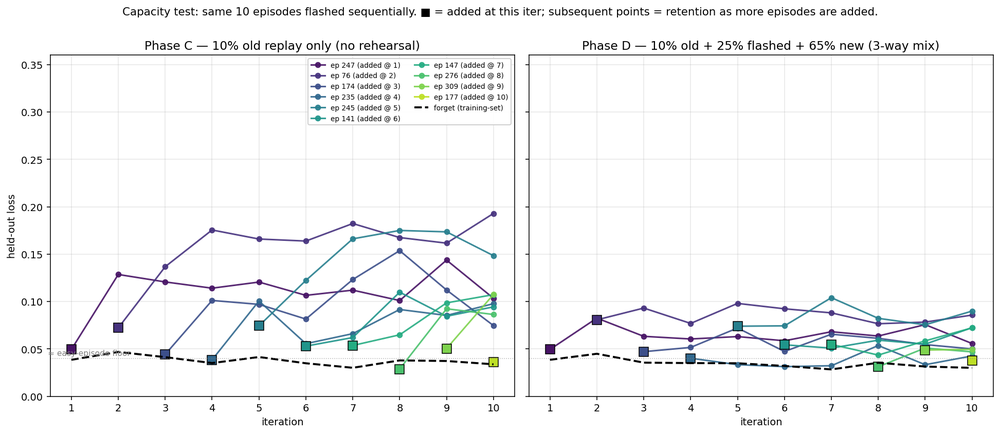
#> input picture src/lerobot/policies/hvla/research/flash_dagger/phase_cd_compare.png, 1000 x 434 px, shrunk from 1945 x 845 before the run; its folder holds only this picture in this run
$ python -i depth_edge_processor.py   (imports and definitions only)   (older library calls are emulated)
#> lines starting #> are read from the running program, lines starting #| are printed output that depends on the picture; after the words box and inside, x2 and y2 are one past the last pixel; in counts of white or black regions, pixels touching at a corner belong together
### src/lerobot/processor/pipeline.py
#!/usr/bin/env python

# Copyright 2025 The HuggingFace Inc. team. All rights reserved.
#
# Licensed under the Apache License, Version 2.0 (the "License");
# you may not use this file except in compliance with the License.
# You may obtain a copy of the License at
#
#     http://www.apache.org/licenses/LICENSE-2.0
#
# Unless required by applicable law or agreed to in writing, software
# distributed under the License is distributed on an "AS IS" BASIS,
# WITHOUT WARRANTIES OR CONDITIONS OF ANY KIND, either express or implied.
# See the License for the specific language governing permissions and
# limitations under the License.

"""
This module defines a generic, sequential data processing pipeline framework, primarily designed for
transforming robotics data (observations, actions, rewards, etc.).

The core components are:
- ProcessorStep: An abstract base class for a single data transformation operation.
- ProcessorStepRegistry: A mechanism to register and retrieve ProcessorStep classes by name.
- DataProcessorPipeline: A class that chains multiple ProcessorStep instances together to form a complete
  data processing workflow. It integrates with the Hugging Face Hub for easy sharing and versioning of
  pipelines, including their configuration and state.
- Specialized abstract ProcessorStep subclasses (e.g., ObservationProcessorStep, ActionProcessorStep)
  to simplify the creation of steps that target specific parts of a data transition.
"""

from __future__ import annotations

import importlib
import json
import os
import re
from abc import ABC, abstractmethod
from collections.abc import Callable, Iterable, Sequence
from copy import deepcopy
from dataclasses import dataclass, field
from pathlib import Path
from typing import Any, Generic, TypedDict, TypeVar, cast

import torch
from huggingface_hub import hf_hub_download
from safetensors.torch import load_file, save_file

from lerobot.configs import PipelineFeatureType, PolicyFeature
from lerobot.types import EnvAction, EnvTransition, PolicyAction, RobotAction, RobotObservation, TransitionKey
from lerobot.utils.constants import HF_LEROBOT_HOME
from lerobot.utils.hub import HubMixin

from .converters import batch_to_transition, create_transition, transition_to_batch

# Generic type variables for pipeline input and output.
TInput = TypeVar("TInput")
TOutput = TypeVar("TOutput")


class ProcessorStepRegistry:
    """A registry for ProcessorStep classes to allow instantiation from a string name.

    This class provides a way to map string identifiers to `ProcessorStep` classes,
    which is useful for deserializing pipelines from configuration files without

    hardcoding class imports.
    """

    _registry: dict[str, type] = {}

    @classmethod
    def register(cls, name: str | None = None):
        """A class decorator to register a ProcessorStep.

        Args:
            name: The name to register the class under. If None, the class's `__name__` is used.

        Returns:
            A decorator function that registers the class and returns it.

        Raises:
            ValueError: If a step with the same name is already registered.
        """

        def decorator(step_class: type) -> type:
            """The actual decorator that performs the registration."""
            registration_name = name if name is not None else step_class.__name__

            if registration_name in cls._registry:
                raise ValueError(
                    f"Processor step '{registration_name}' is already registered. "
                    f"Use a different name or unregister the existing one first."
                )

            cls._registry[registration_name] = step_class
            # Store the registration name on the class for easy lookup during serialization.
            step_class._registry_name = registration_name
            return step_class

        return decorator

    # [40 lines left out: functions get, unregister, list, clear, not called in this run]


class ProcessorStep(ABC):
    """Abstract base class for a single step in a data processing pipeline.

    Each step must implement the `__call__` method to perform its transformation
    on a data transition and the `transform_features` method to describe how it
    alters the shape or type of data features.

    Subclasses can optionally be stateful by implementing `state_dict` and `load_state_dict`.
    """

    _current_transition: EnvTransition | None = None

    # [52 lines left out: functions transition, __call__, get_config, state_dict, load_state_dict, not called in this run]

    def reset(self) -> None:
        """Resets the internal state of the processor step, if any."""
        return None

    # [16 lines left out: function transform_features, not called in this run]


class ProcessorKwargs(TypedDict, total=False):
    """A TypedDict for optional keyword arguments used in pipeline construction."""

    to_transition: Callable[[dict[str, Any]], EnvTransition] | None
    to_output: Callable[[EnvTransition], Any] | None
    name: str | None
    before_step_hooks: list[Callable[[int, EnvTransition], None]] | None
    after_step_hooks: list[Callable[[int, EnvTransition], None]] | None


class ProcessorMigrationError(Exception):
    """Raised when a model needs migration to the processor format"""

    # [8 lines left out: function __init__, not called in this run]


@dataclass
class DataProcessorPipeline(Generic[TInput, TOutput], HubMixin):
    """A sequential pipeline for processing data, integrated with the Hugging Face Hub.

    This class chains together multiple `ProcessorStep` instances to form a complete
    data processing workflow. It's generic, allowing for custom input and output types,
    which are handled by the `to_transition` and `to_output` converters.

    Attributes:
        steps: A sequence of `ProcessorStep` objects that make up the pipeline.
        name: A descriptive name for the pipeline.
        to_transition: A function to convert raw input data into the standardized `EnvTransition` format.
        to_output: A function to convert the final `EnvTransition` into the desired output format.
        before_step_hooks: A list of functions to be called before each step is executed.
        after_step_hooks: A list of functions to be called after each step is executed.
    """

    steps: Sequence[ProcessorStep] = field(default_factory=list)
    name: str = "DataProcessorPipeline"

    to_transition: Callable[[TInput], EnvTransition] = field(
        default_factory=lambda: cast(Callable[[TInput], EnvTransition], batch_to_transition), repr=False
    )
    to_output: Callable[[EnvTransition], TOutput] = field(
        default_factory=lambda: cast(Callable[[EnvTransition], TOutput], transition_to_batch),
        repr=False,
    )

    before_step_hooks: list[Callable[[int, EnvTransition], None]] = field(default_factory=list, repr=False)
    after_step_hooks: list[Callable[[int, EnvTransition], None]] = field(default_factory=list, repr=False)

    # [927 lines left out: functions __call__, _forward, step_through, _save_pretrained, save_pretrained, from_pretrained and 10 more, not called in this run]

    def __len__(self) -> int:
        """Returns the number of steps in the pipeline."""
        return len(self.steps)

    # [214 lines left out: functions __getitem__, register_before_step_hook, unregister_before_step_hook, register_after_step_hook, unregister_after_step_hook, reset and 10 more, not called in this run]


# Type aliases for semantic clarity.
RobotProcessorPipeline = DataProcessorPipeline[TInput, TOutput]
PolicyProcessorPipeline = DataProcessorPipeline[TInput, TOutput]


class ObservationProcessorStep(ProcessorStep, ABC):
    """An abstract `ProcessorStep` that specifically targets the observation in a transition."""

    # [24 lines left out: functions observation, __call__, not called in this run]


class ActionProcessorStep(ProcessorStep, ABC):
    """An abstract `ProcessorStep` that specifically targets the action in a transition."""

    # [26 lines left out: functions action, __call__, not called in this run]


class RobotActionProcessorStep(ProcessorStep, ABC):
    """An abstract `ProcessorStep` for processing a `RobotAction` (a dictionary)."""

    # [24 lines left out: functions action, __call__, not called in this run]


class PolicyActionProcessorStep(ProcessorStep, ABC):
    """An abstract `ProcessorStep` for processing a `PolicyAction` (a tensor or dict of tensors)."""

    # [24 lines left out: functions action, __call__, not called in this run]


class RewardProcessorStep(ProcessorStep, ABC):
    """An abstract `ProcessorStep` that specifically targets the reward in a transition."""

    # [24 lines left out: functions reward, __call__, not called in this run]


class DoneProcessorStep(ProcessorStep, ABC):
    """An abstract `ProcessorStep` that specifically targets the 'done' flag in a transition."""

    # [24 lines left out: functions done, __call__, not called in this run]


class TruncatedProcessorStep(ProcessorStep, ABC):
    """An abstract `ProcessorStep` that specifically targets the 'truncated' flag in a transition."""

    # [24 lines left out: functions truncated, __call__, not called in this run]


class InfoProcessorStep(ProcessorStep, ABC):
    """An abstract `ProcessorStep` that specifically targets the 'info' dictionary in a transition."""

    # [24 lines left out: functions info, __call__, not called in this run]


class ComplementaryDataProcessorStep(ProcessorStep, ABC):
    """An abstract `ProcessorStep` that targets the 'complementary_data' in a transition."""

    # [24 lines left out: functions complementary_data, __call__, not called in this run]


class IdentityProcessorStep(ProcessorStep):
    """A no-op processor step that returns the input transition and features unchanged.

    This can be useful as a placeholder or for debugging purposes.
    """

    def __call__(self, transition: EnvTransition) -> EnvTransition:
        """Returns the transition without modification."""
        return transition

    # [5 lines left out: function transform_features, not called in this run]

### src/lerobot/processor/depth_edge_processor.py
#!/usr/bin/env python

# Copyright 2025 The HuggingFace Inc. team. All rights reserved.
#
# Licensed under the Apache License, Version 2.0 (the "License");
# you may not use this file except in compliance with the License.
# You may obtain a copy of the License at
#
#     http://www.apache.org/licenses/LICENSE-2.0
#
# Unless required by applicable law or agreed to in writing, software
# distributed under the License is distributed on an "AS IS" BASIS,
# WITHOUT WARRANTIES OR CONDITIONS OF ANY KIND, either express or implied.
# See the License for the specific language governing permissions and
# limitations under the License.

import logging
from dataclasses import dataclass
from typing import Any

import cv2
import numpy as np

from lerobot.configs.types import PipelineFeatureType, PolicyFeature

from .pipeline import ObservationProcessorStep, ProcessorStepRegistry

logger = logging.getLogger(__name__)


def _detect_depth_edges_sobel(
    depth_image: np.ndarray,
    threshold_percentile: int = 90,
    blur_kernel: int = 3,
    blur_sigma: float = 0.5,
    dilation_kernel: int = 2,
) -> tuple[np.ndarray, np.ndarray]:
    """
    Detect edges in depth image using Sobel gradients.

    Detects depth discontinuities by computing gradient magnitude and thresholding.
    Uses adaptive percentile-based threshold to handle varying depth ranges.

    Args:
        depth_image: HxW depth in meters (float32 or uint16)
        threshold_percentile: Percentile for adaptive thresholding (85-95)
                            Higher = fewer edges (only strong discontinuities)
        blur_kernel: Gaussian blur kernel size (3, 5, 7)
                    Reduces noise from IR shadows
        blur_sigma: Gaussian blur sigma (0.3-1.0)
        dilation_kernel: Morphological dilation kernel size (0-5)
                        0 = no dilation, larger = thicker edges

    Returns:
        edge_mask: HxW boolean array (True = edge, False = not edge)
        gradient_magnitude: HxW float32 array of gradient magnitudes
    """
#> called with threshold_percentile = 90, blur_kernel = 3, blur_sigma = 0.5, dilation_kernel = 2
    # Convert to float32 if needed
    if depth_image.dtype == np.uint16:
        depth_image = depth_image.astype(np.float32) * 0.001  # mm to meters

    # Identify invalid depth pixels
    invalid_mask = depth_image == 0
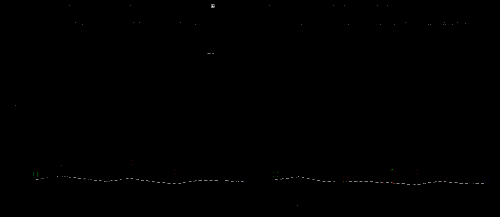
#> invalid_mask: shape (434, 1000, 3) bool (shown at 1/2 size); mean R, G, B 0.0011, 0.0011, 0.00106

    # Apply Gaussian blur to reduce noise
    if blur_kernel > 0:
        depth_smooth = cv2.GaussianBlur(depth_image, (blur_kernel, blur_kernel), blur_sigma)
    else:
        depth_smooth = depth_image

    # Compute Sobel gradients
    grad_x = cv2.Sobel(depth_smooth, cv2.CV_32F, 1, 0, ksize=3)  # Horizontal gradient
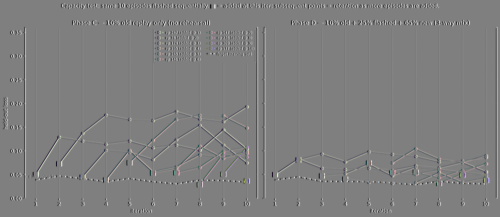
#> grad_x: shape (434, 1000, 3) float32 (shown at 1/2 size); mean R, G, B 0, 0, 0; drawn with min black and max white
    grad_y = cv2.Sobel(depth_smooth, cv2.CV_32F, 0, 1, ksize=3)  # Vertical gradient
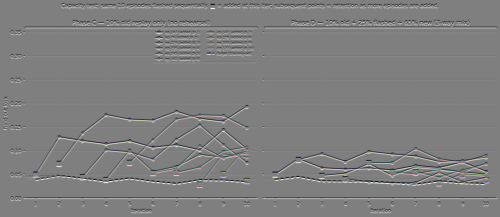
#> grad_y: shape (434, 1000, 3) float32 (shown at 1/2 size); mean R, G, B 0, 0, 0; drawn with min black and max white

    # Compute gradient magnitude: sqrt(grad_x² + grad_y²)
    # cv2.magnitude is a single C-level call that fuses the square+sum+sqrt
    # in one pass over the array. Replaces ``np.sqrt(grad_x**2 + grad_y**2)``
    # which allocated three temporary float32 arrays per frame.
    gradient_magnitude = cv2.magnitude(grad_x, grad_y)
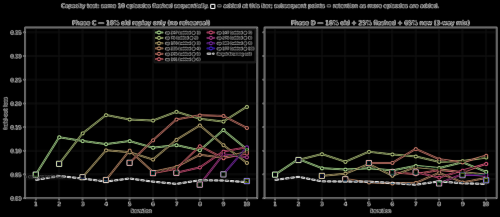
#> gradient_magnitude: shape (434, 1000, 3) float32 (shown at 1/2 size); mean R, G, B 61.2, 58.3, 54.6; drawn with min black and max white

    # Adaptive thresholding using percentile
    # Only compute threshold on valid pixels
    valid_gradients = gradient_magnitude[~invalid_mask]

    if valid_gradients.size == 0:
        # Empty scene - no valid depth
        return np.zeros_like(depth_image, dtype=bool), gradient_magnitude

    # Compute threshold with minimum floor to handle homogeneous scenes.
    # ``np.percentile`` here was costing ~8 ms on 1280×720 depth because it
    # internally fully sorts the valid-gradient array. We get the same value
    # in ~0.5 ms by doing a quickselect on the two ranks bracketing the
    # requested percentile and linearly interpolating — which is exactly
    # what np.percentile does, just without the full sort.
    n_valid = valid_gradients.size
    idx_f = (n_valid - 1) * (threshold_percentile / 100.0)
    idx_lo = int(idx_f)
    idx_hi = min(idx_lo + 1, n_valid - 1)
    weight = idx_f - idx_lo
    partitioned = np.partition(valid_gradients, [idx_lo, idx_hi])
    pct = (1.0 - weight) * partitioned[idx_lo] + weight * partitioned[idx_hi]
#> pct = 228.3
    threshold = max(float(pct), 0.01)
#> threshold = 228.3

    # Create binary edge mask
    edge_mask = gradient_magnitude > threshold
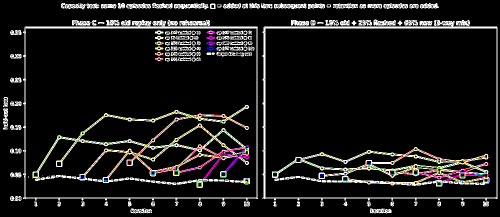
#> edge_mask: shape (434, 1000, 3) bool (shown at 1/2 size); mean R, G, B 0.105, 0.1, 0.0972

    # Mask out invalid regions
    edge_mask[invalid_mask] = False
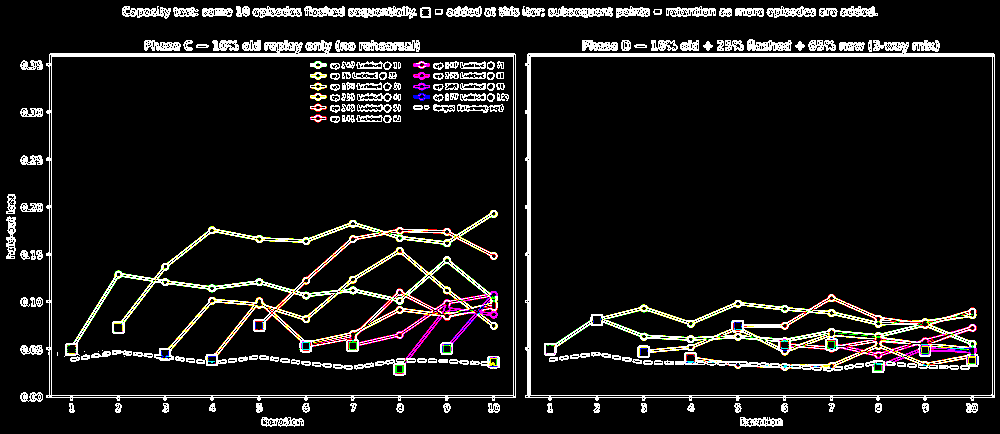
#> edge_mask: shape (434, 1000, 3) bool; 0.08% of pixels changed, all inside (x1, y1, x2, y2) = (31, 9, 977, 411)

    # Optional: Dilate edges for better visibility
    if dilation_kernel > 0:
        kernel = cv2.getStructuringElement(cv2.MORPH_ELLIPSE, (dilation_kernel, dilation_kernel))
        edge_mask = cv2.dilate(edge_mask.astype(np.uint8), kernel) > 0
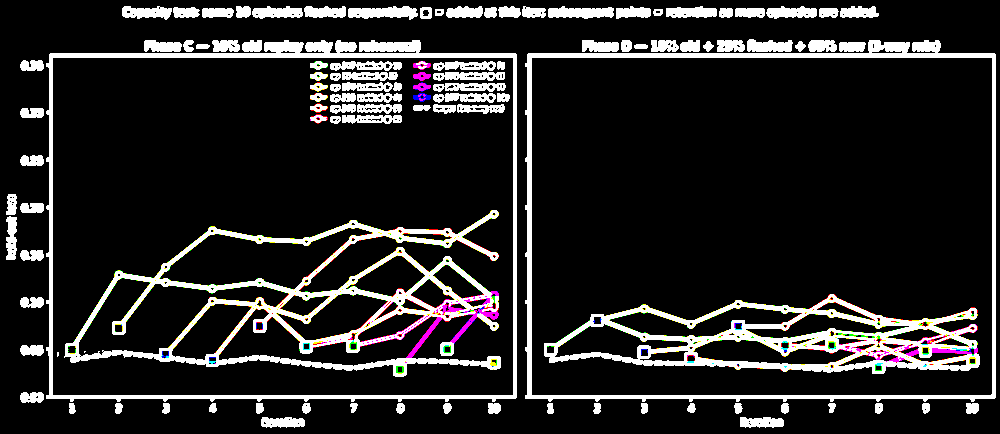
#> edge_mask: shape (434, 1000, 3) bool; mean R, G, B 0.15, 0.146, 0.146

    return edge_mask, gradient_magnitude


# [76 lines left out: function _create_depth_colored_edge_overlay, not called in this run]


@ProcessorStepRegistry.register("depth_edge_overlay_processor")
@dataclass
class DepthEdgeOverlayProcessorStep(ObservationProcessorStep):
    """
    Real-time depth edge detection and overlay for RealSense cameras.

    To be retired. It burned the depth map into the RGB as edges because the
    dataset could not store depth; ``record_depth`` on the bimanual SO-107 now
    stores the map itself. The overlay stays only for the checkpoints trained
    on overlaid frames and goes once those are no longer served.

    This processor detects depth discontinuities using Sobel gradients
    and overlays colored edges on the RGB image. Edges are colored by depth
    (red=near, blue=far) within a configurable depth range.

    The processor CONSUMES the depth frame: it takes both RGB and depth as input,
    produces RGB with overlaid edges as output, and removes the depth frame from
    observations (depth is only used for visualization, not stored in dataset).

    The processor is fail-safe: if the camera is not RealSense or depth is unavailable,
    it passes through the original RGB image unchanged.

    Attributes:
        camera_key: The camera key to process (e.g., 'top')
        threshold_percentile: Edge sensitivity (85-95, higher = fewer edges)
        blur_kernel: Noise reduction kernel size (1, 3, 5, 7)
        dilation_kernel: Edge thickness (0-5)
        alpha: Edge opacity (0.0-1.0)
        min_depth: Minimum depth in meters for edge filtering
        max_depth: Maximum depth in meters for edge filtering
    """

    camera_key: str | None = None
    threshold_percentile: int = 95
    blur_kernel: int = 3
    dilation_kernel: int = 2
    alpha: float = 0.7
    min_depth: float = 0.3
    max_depth: float = 0.9

    # [91 lines left out: functions observation, process_frame_with_depth, get_config, transform_features, not called in this run]

>>> import cv2
>>> picture = cv2.cvtColor(cv2.imread('../policies/hvla/research/flash_dagger/phase_cd_compare.png'), cv2.COLOR_BGR2RGB)
>>> result = _detect_depth_edges_sobel(picture)

$ run again, on src/lerobot/policies/hvla/research/flash_dagger/phase_e_curves.png
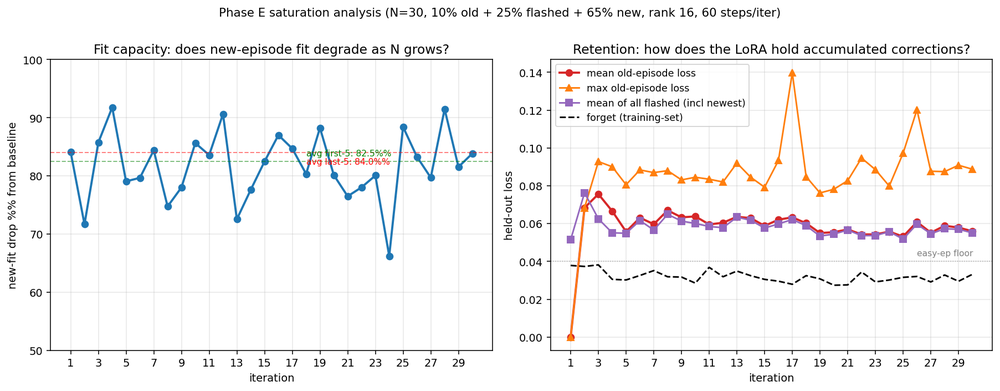
#> input picture src/lerobot/policies/hvla/research/flash_dagger/phase_e_curves.png, 1000 x 391 px, shrunk from 1805 x 705 before the run
#> in _detect_depth_edges_sobel, `gradient_magnitude = cv2.magnitude(grad_x, grad_y)`:
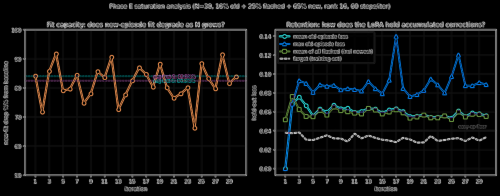
#> gradient_magnitude: shape (391, 1000, 3) float32 (shown at 1/2 size); mean R, G, B 60.7, 63.2, 63.4; drawn with min black and max white
#> pct = 227.3
#> in _detect_depth_edges_sobel, `edge_mask = cv2.dilate(edge_mask.astype(np.uint8), kernel) > 0`:
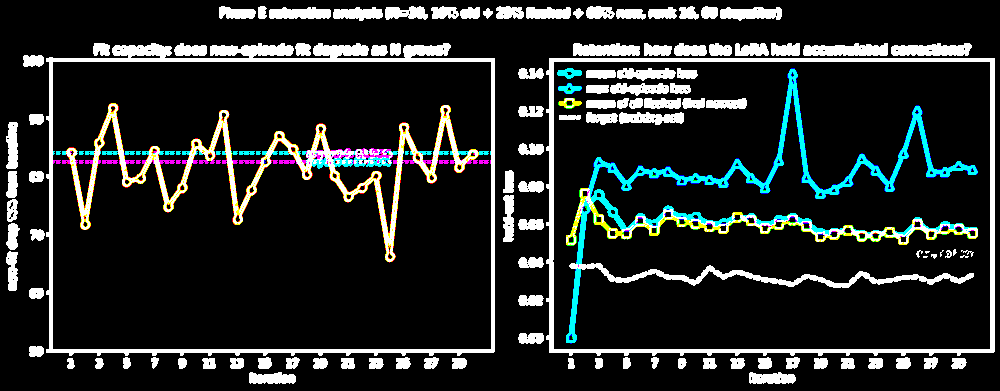
#> edge_mask: shape (391, 1000, 3) bool; mean R, G, B 0.141, 0.157, 0.154
